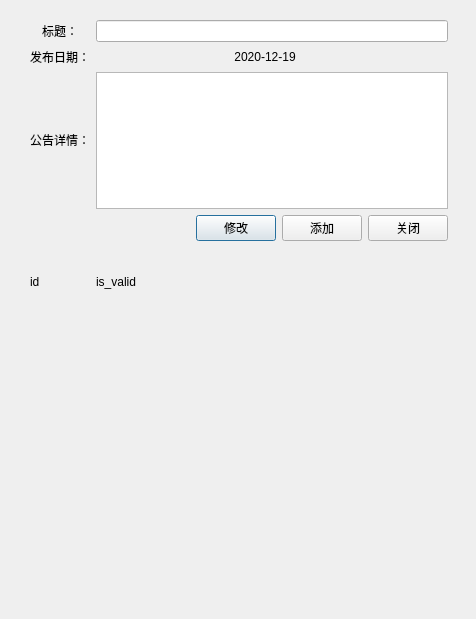
<?xml version="1.0" encoding="UTF-8"?>
<ui version="4.0">
 <class>Note_Detail_Win</class>
 <widget class="QDialog" name="Note_Detail_Win">
  <property name="geometry">
   <rect>
    <x>0</x>
    <y>0</y>
    <width>476</width>
    <height>619</height>
   </rect>
  </property>
  <property name="windowTitle">
   <string>Dialog</string>
  </property>
  <widget class="QWidget" name="gridLayoutWidget">
   <property name="geometry">
    <rect>
     <x>30</x>
     <y>20</y>
     <width>451</width>
     <height>581</height>
    </rect>
   </property>
   <layout class="QGridLayout" name="gridLayout" rowstretch="0,0,0,2,0,1">
    <property name="sizeConstraint">
     <enum>QLayout::SetFixedSize</enum>
    </property>
    <property name="bottomMargin">
     <number>8</number>
    </property>
    <item row="3" column="1">
     <widget class="QTextEdit" name="l_detail"/>
    </item>
    <item row="5" column="0">
     <widget class="QLabel" name="l_id">
      <property name="text">
       <string>id</string>
      </property>
     </widget>
    </item>
    <item row="5" column="1">
     <widget class="QLabel" name="l_is_valid">
      <property name="text">
       <string>is_valid</string>
      </property>
     </widget>
    </item>
    <item row="4" column="1">
     <layout class="QHBoxLayout" name="horizontalLayout" stretch="1,1,0">
      <property name="sizeConstraint">
       <enum>QLayout::SetDefaultConstraint</enum>
      </property>
      <property name="leftMargin">
       <number>100</number>
      </property>
      <item>
       <widget class="QPushButton" name="bt_update">
        <property name="sizePolicy">
         <sizepolicy hsizetype="Fixed" vsizetype="Fixed">
          <horstretch>0</horstretch>
          <verstretch>0</verstretch>
         </sizepolicy>
        </property>
        <property name="text">
         <string>修改</string>
        </property>
       </widget>
      </item>
      <item>
       <widget class="QPushButton" name="bt_insert">
        <property name="sizePolicy">
         <sizepolicy hsizetype="Fixed" vsizetype="Fixed">
          <horstretch>0</horstretch>
          <verstretch>0</verstretch>
         </sizepolicy>
        </property>
        <property name="text">
         <string>添加</string>
        </property>
       </widget>
      </item>
      <item>
       <widget class="QPushButton" name="bt_close">
        <property name="sizePolicy">
         <sizepolicy hsizetype="Fixed" vsizetype="Fixed">
          <horstretch>0</horstretch>
          <verstretch>0</verstretch>
         </sizepolicy>
        </property>
        <property name="text">
         <string>关闭</string>
        </property>
       </widget>
      </item>
     </layout>
    </item>
    <item row="1" column="0">
     <widget class="QLabel" name="label">
      <property name="text">
       <string>标题：</string>
      </property>
      <property name="alignment">
       <set>Qt::AlignCenter</set>
      </property>
     </widget>
    </item>
    <item row="2" column="1">
     <widget class="QLabel" name="l_date">
      <property name="maximumSize">
       <size>
        <width>338</width>
        <height>16777215</height>
       </size>
      </property>
      <property name="text">
       <string>2020-12-19</string>
      </property>
      <property name="alignment">
       <set>Qt::AlignCenter</set>
      </property>
     </widget>
    </item>
    <item row="2" column="0">
     <widget class="QLabel" name="label_3">
      <property name="text">
       <string>发布日期：</string>
      </property>
      <property name="alignment">
       <set>Qt::AlignCenter</set>
      </property>
     </widget>
    </item>
    <item row="3" column="0">
     <widget class="QLabel" name="label_2">
      <property name="sizePolicy">
       <sizepolicy hsizetype="Preferred" vsizetype="Fixed">
        <horstretch>0</horstretch>
        <verstretch>0</verstretch>
       </sizepolicy>
      </property>
      <property name="text">
       <string>公告详情：</string>
      </property>
      <property name="alignment">
       <set>Qt::AlignHCenter|Qt::AlignTop</set>
      </property>
      <property name="margin">
       <number>0</number>
      </property>
     </widget>
    </item>
    <item row="1" column="1">
     <widget class="QLineEdit" name="l_title"/>
    </item>
   </layout>
  </widget>
 </widget>
 <resources/>
 <connections/>
</ui>
